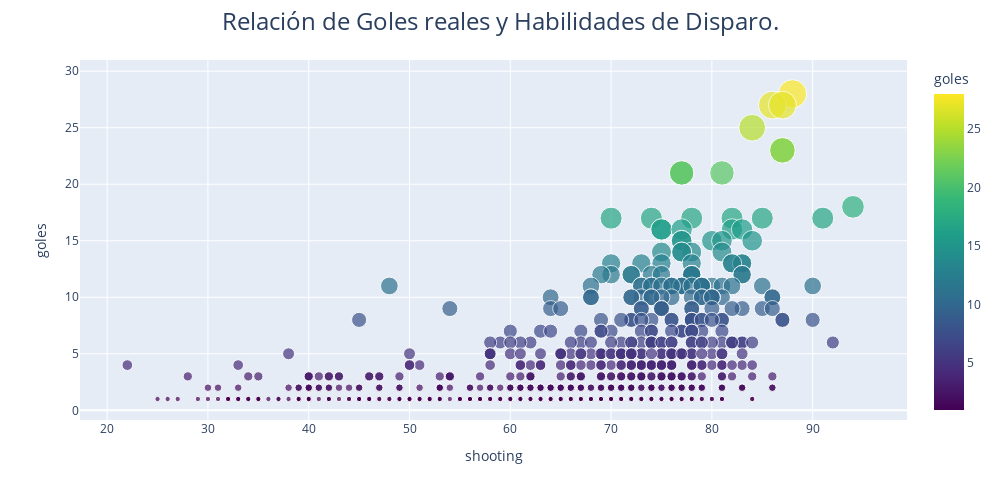

Notebook cell for this chart:
### Markdown cell above
### Relación goles reales y habilidades de disparo general de todos los goleadores

### Code cell
h3_2 = df_fifa[["id_j","short_name","shooting"]]
h3_2 = pd.merge(h3_2, df_reales[["id_j","goles"]],how="inner", on="id_j",) # !!!
h3_2=h3_2.sort_values("goles",ascending=False)
fig = px.scatter(h3_2, x="shooting",y="goles", size="goles", color_continuous_scale=px.colors.sequential.Viridis, color="goles",hover_data=["short_name","shooting","goles"])
fig.update_layout(
    title={
        'text': "Relación de Goles reales y Habilidades de Disparo.",
        'font': {'size': 24},  # Tamaño de la fuente
        'x': 0.5,  # Centrar el título
        'xanchor': 'center'  # Anclar el título al centro
    },width=1000, height=500
)
fig.show()

### Figure 1 — Plotly figure (JSON) as saved in the notebook; plotly's stock layout.template omitted (floating-point values rounded to 4 significant figures; data arrays with more than 128 entries replaced by an {"elided": "..."} marker saying what was removed)
{"data": [{"customdata": {"elided": "753x1 str values"}, "hovertemplate": "shooting=%{x}<br>goles=%{marker.color}<br>short_name=%{customdata[0]}<extra></extra>", "legendgroup": "", "marker": {"color": {"elided": "753 int values"}, "coloraxis": "coloraxis", "size": {"elided": "753 int values"}, "sizemode": "area", "sizeref": 0.07, "symbol": "circle"}, "mode": "markers", "name": "", "orientation": "v", "showlegend": false, "type": "scatter", "x": {"elided": "753 int values"}, "xaxis": "x", "y": {"elided": "753 int values"}, "yaxis": "y"}], "layout": {"coloraxis": {"colorbar": {"title": {"text": "goles"}}, "colorscale": [[0, "#440154"], [0.1111, "#482878"], [0.2222, "#3e4989"], [0.3333, "#31688e"], [0.4444, "#26828e"], [0.5556, "#1f9e89"], [0.6667, "#35b779"], [0.7778, "#6ece58"], [0.8889, "#b5de2b"], [1, "#fde725"]]}, "height": 500, "legend": {"itemsizing": "constant", "tracegroupgap": 0}, "margin": {"t": 60}, "title": {"font": {"size": 24}, "text": "Relación de Goles reales y Habilidades de Disparo.", "x": 0.5, "xanchor": "center"}, "width": 1000, "xaxis": {"anchor": "y", "domain": [0, 1], "title": {"text": "shooting"}}, "yaxis": {"anchor": "x", "domain": [0, 1], "title": {"text": "goles"}}}}
